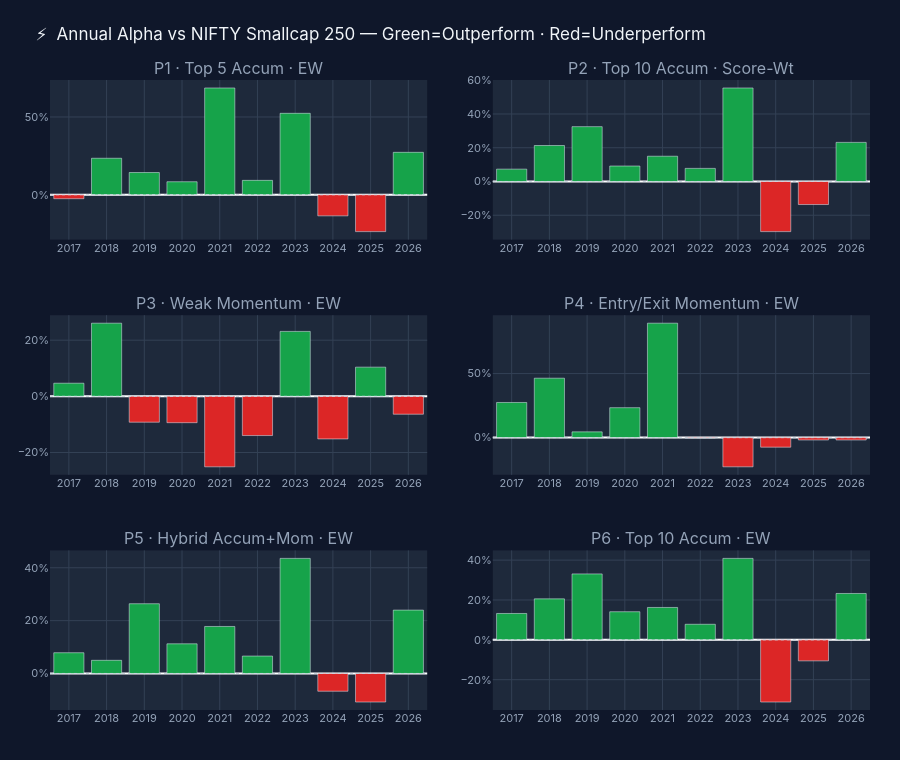

This figure's notebook cell:
### Markdown cell above
## 9. Portfolio Alpha — Outperformance vs Benchmark (P7) Each Year

### Code cell
fig = make_subplots(
    rows=3, cols=2,
    subplot_titles=[PORT_LABELS[p] for p in active_ports],
    vertical_spacing=0.12, horizontal_spacing=0.08
)

benchmark = ret_df['Portfolio 7 (Benchmark)']

for i, p in enumerate(active_ports):
    row, col = divmod(i, 2)
    alpha = ret_df[p] - benchmark
    bar_colors = ['#16A34A' if v >= 0 else '#DC2626' for v in alpha]

    fig.add_trace(go.Bar(
        x=[str(y) for y in years],
        y=alpha,
        marker_color=bar_colors,
        name=PORT_LABELS[p],
        showlegend=False,
        hovertemplate=f'<b>{PORT_LABELS[p]}</b><br>%{{x}}<br>Alpha: %{{y:.1f}}%<extra></extra>'
    ), row=row+1, col=col+1)

    fig.add_hline(y=0, line_dash='dot', line_color='#CBD5E1',
                  line_width=1, row=row+1, col=col+1)

fig.update_layout(
    title=dict(text='⚡  Annual Alpha vs NIFTY Smallcap 250 — Green=Outperform · Red=Underperform',
               font=dict(size=17, color=TXT), x=0.04),
    height=760,
    paper_bgcolor=BG,
    plot_bgcolor=PAPER,
    font=dict(color=TXT2, family='Inter, sans-serif', size=11),
    margin=dict(l=50, r=30, t=80, b=50),
)
fig.update_xaxes(gridcolor=GRID, tickfont=dict(color=TXT2))
fig.update_yaxes(gridcolor=GRID, tickfont=dict(color=TXT2), ticksuffix='%')
for ann in fig.layout.annotations:
    ann.font.color = TXT2
fig.show()

### Figure 1 — Plotly figure (JSON) as saved in the notebook; plotly's stock layout.template omitted (floating-point values rounded to 4 significant figures)
{"data": [{"hovertemplate": "<b>P1 · Top 5 Accum · EW</b><br>%{x}<br>Alpha: %{y:.1f}%<extra></extra>", "marker": {"color": ["#DC2626", "#16A34A", "#16A34A", "#16A34A", "#16A34A", "#16A34A", "#16A34A", "#DC2626", "#DC2626", "#16A34A"]}, "name": "P1 · Top 5 Accum · EW", "showlegend": false, "type": "bar", "x": ["2017", "2018", "2019", "2020", "2021", "2022", "2023", "2024", "2025", "2026"], "xaxis": "x", "y": [-2.55, 23.45, 14.28, 8.35, 68.65, 9.24, 52.35, -13.59, -23.73, 27.26], "yaxis": "y"}, {"hovertemplate": "<b>P2 · Top 10 Accum · Score-Wt</b><br>%{x}<br>Alpha: %{y:.1f}%<extra></extra>", "marker": {"color": ["#16A34A", "#16A34A", "#16A34A", "#16A34A", "#16A34A", "#16A34A", "#16A34A", "#DC2626", "#DC2626", "#16A34A"]}, "name": "P2 · Top 10 Accum · Score-Wt", "showlegend": false, "type": "bar", "x": ["2017", "2018", "2019", "2020", "2021", "2022", "2023", "2024", "2025", "2026"], "xaxis": "x2", "y": [7.32, 21.33, 32.5, 9.16, 14.97, 7.77, 55.42, -29.71, -13.65, 23.18], "yaxis": "y2"}, {"hovertemplate": "<b>P3 · Weak Momentum · EW</b><br>%{x}<br>Alpha: %{y:.1f}%<extra></extra>", "marker": {"color": ["#16A34A", "#16A34A", "#DC2626", "#DC2626", "#DC2626", "#DC2626", "#16A34A", "#DC2626", "#16A34A", "#DC2626"]}, "name": "P3 · Weak Momentum · EW", "showlegend": false, "type": "bar", "x": ["2017", "2018", "2019", "2020", "2021", "2022", "2023", "2024", "2025", "2026"], "xaxis": "x3", "y": [4.68, 26.06, -9.21, -9.38, -25.1, -13.96, 23.13, -15.16, 10.4, -6.37], "yaxis": "y3"}, {"hovertemplate": "<b>P4 · Entry/Exit Momentum · EW</b><br>%{x}<br>Alpha: %{y:.1f}%<extra></extra>", "marker": {"color": ["#16A34A", "#16A34A", "#16A34A", "#16A34A", "#16A34A", "#DC2626", "#DC2626", "#DC2626", "#DC2626", "#DC2626"]}, "name": "P4 · Entry/Exit Momentum · EW", "showlegend": false, "type": "bar", "x": ["2017", "2018", "2019", "2020", "2021", "2022", "2023", "2024", "2025", "2026"], "xaxis": "x4", "y": [27.42, 46.38, 4.48, 23.36, 89.32, -0.3, -22.8, -7.47, -1.86, -1.86], "yaxis": "y4"}, {"hovertemplate": "<b>P5 · Hybrid Accum+Mom · EW</b><br>%{x}<br>Alpha: %{y:.1f}%<extra></extra>", "marker": {"color": ["#16A34A", "#16A34A", "#16A34A", "#16A34A", "#16A34A", "#16A34A", "#16A34A", "#DC2626", "#DC2626", "#16A34A"]}, "name": "P5 · Hybrid Accum+Mom · EW", "showlegend": false, "type": "bar", "x": ["2017", "2018", "2019", "2020", "2021", "2022", "2023", "2024", "2025", "2026"], "xaxis": "x5", "y": [7.85, 4.98, 26.39, 11.23, 17.79, 6.59, 43.55, -6.72, -10.8, 23.98], "yaxis": "y5"}, {"hovertemplate": "<b>P6 · Top 10 Accum · EW</b><br>%{x}<br>Alpha: %{y:.1f}%<extra></extra>", "marker": {"color": ["#16A34A", "#16A34A", "#16A34A", "#16A34A", "#16A34A", "#16A34A", "#16A34A", "#DC2626", "#DC2626", "#16A34A"]}, "name": "P6 · Top 10 Accum · EW", "showlegend": false, "type": "bar", "x": ["2017", "2018", "2019", "2020", "2021", "2022", "2023", "2024", "2025", "2026"], "xaxis": "x6", "y": [13.22, 20.56, 33.07, 14.1, 16.24, 7.8, 40.87, -31.21, -10.56, 23.26], "yaxis": "y6"}], "layout": {"annotations": [{"font": {"color": "#94A3B8", "size": 16}, "showarrow": false, "text": "P1 · Top 5 Accum · EW", "x": 0.23, "xanchor": "center", "xref": "paper", "y": 1, "yanchor": "bottom", "yref": "paper"}, {"font": {"color": "#94A3B8", "size": 16}, "showarrow": false, "text": "P2 · Top 10 Accum · Score-Wt", "x": 0.77, "xanchor": "center", "xref": "paper", "y": 1, "yanchor": "bottom", "yref": "paper"}, {"font": {"color": "#94A3B8", "size": 16}, "showarrow": false, "text": "P3 · Weak Momentum · EW", "x": 0.23, "xanchor": "center", "xref": "paper", "y": 0.6267, "yanchor": "bottom", "yref": "paper"}, {"font": {"color": "#94A3B8", "size": 16}, "showarrow": false, "text": "P4 · Entry/Exit Momentum · EW", "x": 0.77, "xanchor": "center", "xref": "paper", "y": 0.6267, "yanchor": "bottom", "yref": "paper"}, {"font": {"color": "#94A3B8", "size": 16}, "showarrow": false, "text": "P5 · Hybrid Accum+Mom · EW", "x": 0.23, "xanchor": "center", "xref": "paper", "y": 0.2533, "yanchor": "bottom", "yref": "paper"}, {"font": {"color": "#94A3B8", "size": 16}, "showarrow": false, "text": "P6 · Top 10 Accum · EW", "x": 0.77, "xanchor": "center", "xref": "paper", "y": 0.2533, "yanchor": "bottom", "yref": "paper"}], "font": {"color": "#94A3B8", "family": "Inter, sans-serif", "size": 11}, "height": 760, "margin": {"b": 50, "l": 50, "r": 30, "t": 80}, "paper_bgcolor": "#0F172A", "plot_bgcolor": "#1E293B", "shapes": [{"line": {"color": "#CBD5E1", "dash": "dot", "width": 1}, "type": "line", "x0": 0, "x1": 1, "xref": "x domain", "y0": 0, "y1": 0, "yref": "y"}, {"line": {"color": "#CBD5E1", "dash": "dot", "width": 1}, "type": "line", "x0": 0, "x1": 1, "xref": "x2 domain", "y0": 0, "y1": 0, "yref": "y2"}, {"line": {"color": "#CBD5E1", "dash": "dot", "width": 1}, "type": "line", "x0": 0, "x1": 1, "xref": "x3 domain", "y0": 0, "y1": 0, "yref": "y3"}, {"line": {"color": "#CBD5E1", "dash": "dot", "width": 1}, "type": "line", "x0": 0, "x1": 1, "xref": "x4 domain", "y0": 0, "y1": 0, "yref": "y4"}, {"line": {"color": "#CBD5E1", "dash": "dot", "width": 1}, "type": "line", "x0": 0, "x1": 1, "xref": "x5 domain", "y0": 0, "y1": 0, "yref": "y5"}, {"line": {"color": "#CBD5E1", "dash": "dot", "width": 1}, "type": "line", "x0": 0, "x1": 1, "xref": "x6 domain", "y0": 0, "y1": 0, "yref": "y6"}], "title": {"font": {"color": "#F1F5F9", "size": 17}, "text": "⚡  Annual Alpha vs NIFTY Smallcap 250 — Green=Outperform · Red=Underperform", "x": 0.04}, "xaxis": {"anchor": "y", "domain": [0, 0.46], "gridcolor": "#334155", "tickfont": {"color": "#94A3B8"}}, "xaxis2": {"anchor": "y2", "domain": [0.54, 1], "gridcolor": "#334155", "tickfont": {"color": "#94A3B8"}}, "xaxis3": {"anchor": "y3", "domain": [0, 0.46], "gridcolor": "#334155", "tickfont": {"color": "#94A3B8"}}, "xaxis4": {"anchor": "y4", "domain": [0.54, 1], "gridcolor": "#334155", "tickfont": {"color": "#94A3B8"}}, "xaxis5": {"anchor": "y5", "domain": [0, 0.46], "gridcolor": "#334155", "tickfont": {"color": "#94A3B8"}}, "xaxis6": {"anchor": "y6", "domain": [0.54, 1], "gridcolor": "#334155", "tickfont": {"color": "#94A3B8"}}, "yaxis": {"anchor": "x", "domain": [0.7467, 1], "gridcolor": "#334155", "tickfont": {"color": "#94A3B8"}, "ticksuffix": "%"}, "yaxis2": {"anchor": "x2", "domain": [0.7467, 1], "gridcolor": "#334155", "tickfont": {"color": "#94A3B8"}, "ticksuffix": "%"}, "yaxis3": {"anchor": "x3", "domain": [0.3733, 0.6267], "gridcolor": "#334155", "tickfont": {"color": "#94A3B8"}, "ticksuffix": "%"}, "yaxis4": {"anchor": "x4", "domain": [0.3733, 0.6267], "gridcolor": "#334155", "tickfont": {"color": "#94A3B8"}, "ticksuffix": "%"}, "yaxis5": {"anchor": "x5", "domain": [0, 0.2533], "gridcolor": "#334155", "tickfont": {"color": "#94A3B8"}, "ticksuffix": "%"}, "yaxis6": {"anchor": "x6", "domain": [0, 0.2533], "gridcolor": "#334155", "tickfont": {"color": "#94A3B8"}, "ticksuffix": "%"}}}
